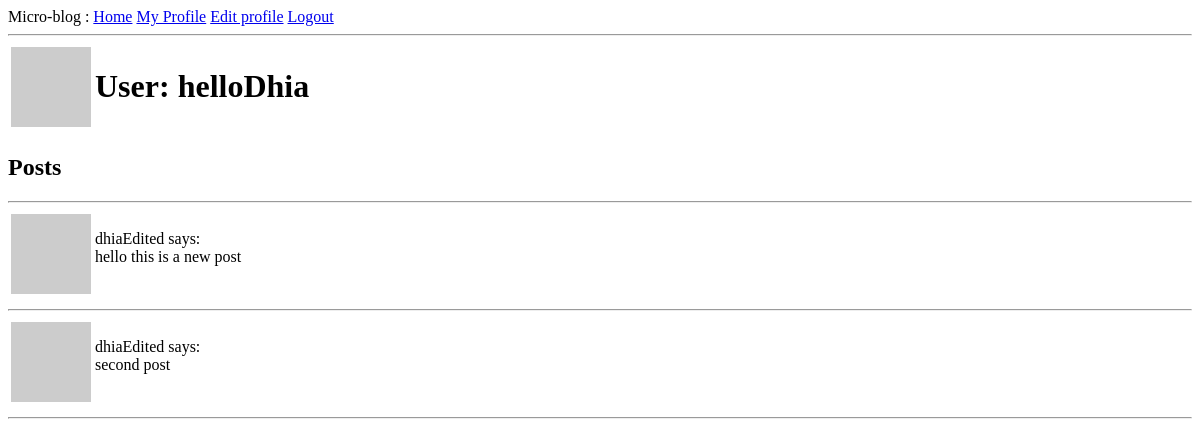
The page /index (signed in) on the database as committed earlier.
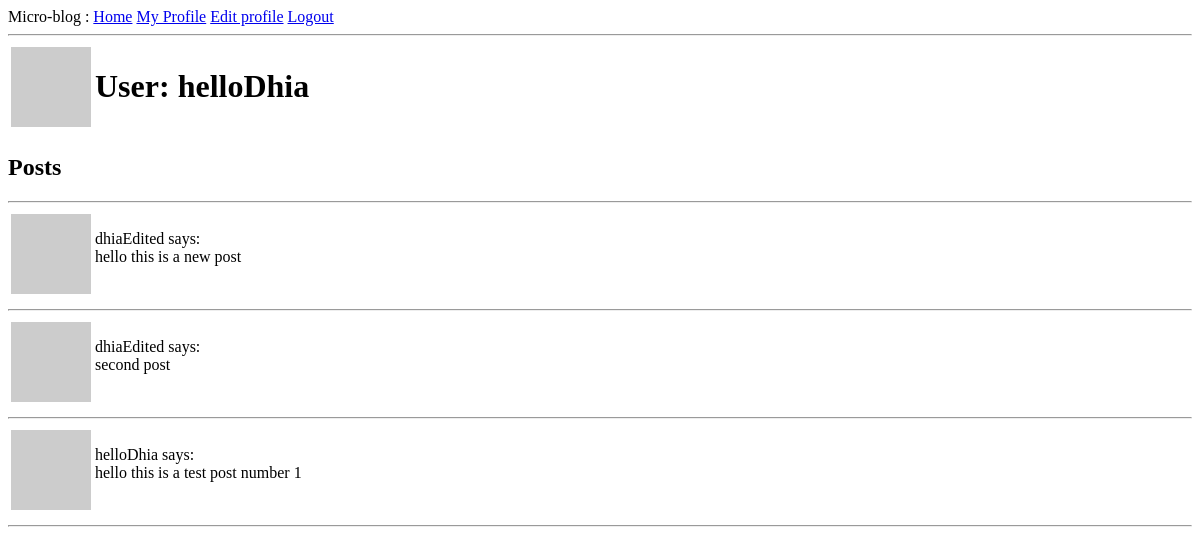
The same page on the database as committed later.
### app/models.py (models this page shows, shortened)
class User(UserMixin,db.Model):
    id = db.Column(db.Integer,primary_key=True)
    username = db.Column(db.String(64),index=True,unique=True)
    email = db.Column(db.String(120),index=True,unique=True)
    hashed_password = db.Column(db.String(128))
    posts = db.relationship("Post",backref="author",lazy ='dynamic')
    about_me = db.Column(db.String(140))
    last_seen = db.Column(db.DateTime, default = datetime.utcnow)
    followed = db.relationship('User',secondary=followers,
                               primaryjoin=(followers.c.follower_id == id),
                               secondaryjoin=(followers.c.followed_id == id),
                               backref = db.backref('followers',lazy = 'dynamic'), lazy ='dynamic')
    def avatar(self,size):
        email_md5_hash = md5(self.email.lower().encode('utf-8')).hexdigest()
        return f'https://www.gravatar.com/avatar/{email_md5_hash}?d=identicon&s={size}'

class Post(db.Model):
    id = db.Column(db.Integer,primary_key=True)
    body = db.Column(db.String(140))
    time_stamp = db.Column(db.DateTime,index=True,default=datetime.utcnow)
    user_id = db.Column(db.Integer,db.ForeignKey('user.id'))

### app/routes.py (the view)
@app.route("/")
@app.route("/index")
@login_required
def index():
    title = 'Home'
    user = current_user
    posts = Post.query.all()
    return render_template("index.html",title = title,posts = posts, user = user)

### app/models.py (called while the page is built)
@login.user_loader
def load_user(id):
    return User.query.get(int(id))

### app/routes.py (called while the page is built)
@app.before_request
def set_last_seen():
    if current_user.is_authenticated:
        current_user.last_seen = datetime.utcnow()
        db.session.commit()

### app/templates/index.html
{% extends "layout.html" %}
{% block content %}
<table>
  <tr valign="top">
      <td><img src="{{ user.avatar(128) }}"></td>
      <td><h1>User: {{ user.username }}</h1></td>
  </tr>
</table>
 <h2>Posts</h2>
 <hr>
 {% for post in posts %}
    {% include "_post.html" %}
 {% endfor %}
{% endblock %}

### app/templates/layout.html (shortened to what this page needs)
<!DOCTYPE html>
<html lang="en">
  <head>
  </head>
  <body>
    <div>
      Micro-blog :
      <a href="{{url_for('index')}}">Home</a>
      {% if  current_user.is_anonymous %}
      <a href="{{url_for('login')}}">Login</a>
      <a href="{{url_for('register')}}">Register</a>
      {% else %}
      <a href="{{url_for('user_profile',username = current_user.username)}}">My Profile</a>
      <a href="{{url_for('edit_profile')}}">Edit profile</a>
      <a href="{{url_for('logout')}}">Logout</a>
      {% endif %}
    </div>
    <hr>
    {% block content %}
    {% endblock %}
  </body>
  </html>

### app/templates/_post.html
<table>
    <tr valign="top">
        <td><img src="{{post.author.avatar(36)}}" alt=""></td>
        <td><p>{{post.author.username}} says: <br> {{post.body}}</p></td>
    </tr>
</table>
<hr>

Rows that differ between the two databases and show on the page:
added Post: author.username "helloDhia", body "hello this is a test post number 1"
